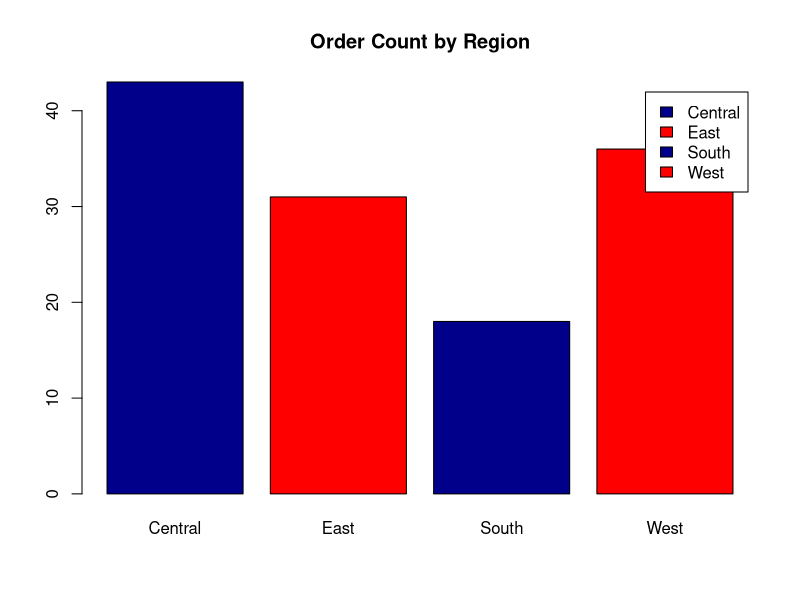
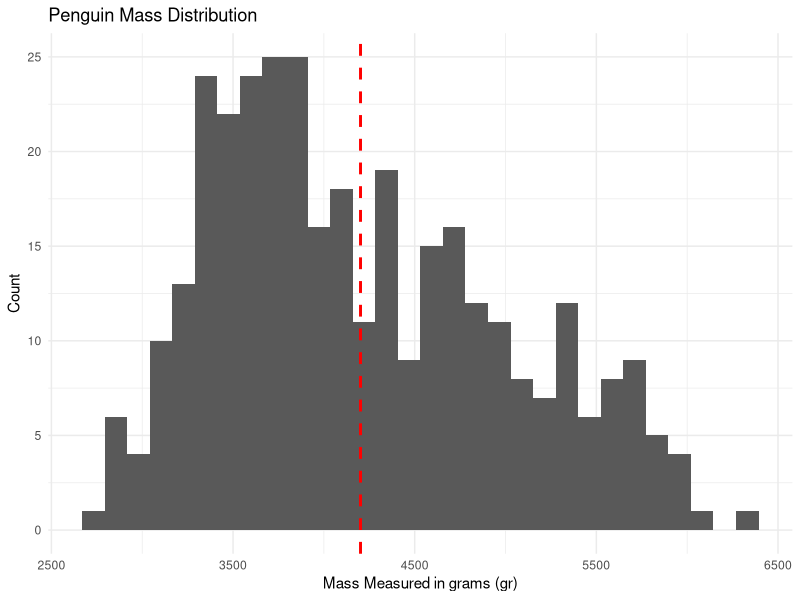
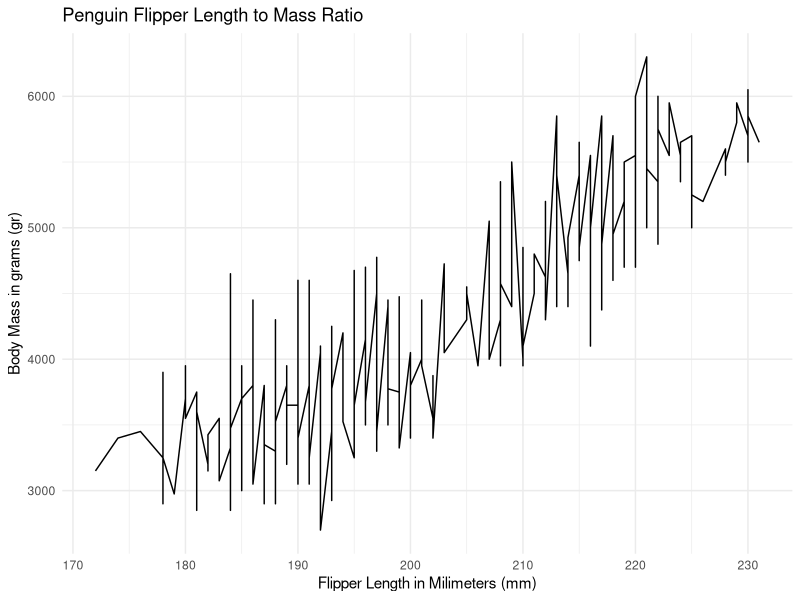

The R script that drew these images, in order:
## ---- chunk 1
knitr::opts_chunk$set(echo = TRUE)
## ---- chunk 2

#1a.
library(tidyverse)


#1b.
super <- read.csv('Superstores.csv')

#1c.
super %>%
  select('Category', 'Sales') %>%
  filter(Category == 'Office Supplies')  %>%
  summarise(Sales = sum(Sales))

#1d.
superCali <- super %>% 
  filter(State == 'California')
head(superCali)

#1e.You can use your creativity to produce different layouts.
counts <- table(super$Region)
counts
barplot(counts, main="Order Count by Region",
  xlab="", col=c("darkblue","red"),
  legend = rownames(counts), beside=TRUE)


## ---- chunk 3

#install.packages('palmerpenguins')
library(palmerpenguins)
#2a.
head(penguins)

#2b.
# specify the width of the bins to suit your need
if (anyNA(penguins$body_mass_g)) {
  mean_mass <- mean(penguins$body_mass_g, na.rm = TRUE)
} else {
  mean_mass <- mean(penguins$body_mass_g)
}

# I tried using mean(penguins$body_mass_g, na.rm = TRUE)
# but the output was still NA
mean_mass

ggplot(penguins, aes(x = body_mass_g)) +
  geom_histogram() +
   geom_vline(xintercept = mean_mass, color = "red", linetype = "dashed", size = 1) +
  labs(title = "Penguin Mass Distribution",
       x = "Mass Measured in grams (gr)",
       y = "Count") +
  theme_minimal()

## ---- chunk 4

ggplot(penguins, aes(x = flipper_length_mm, y = body_mass_g)) +
  geom_line() +
  labs(title = "Penguin Flipper Length to Mass Ratio",
       x = "Flipper Length in Milimeters (mm)",
       y = "Body Mass in grams (gr)") +
  theme_minimal()
